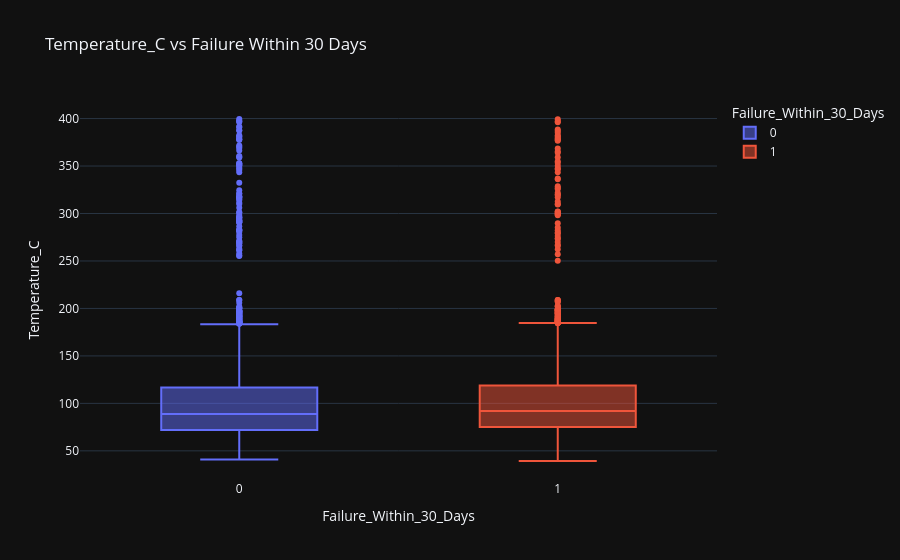
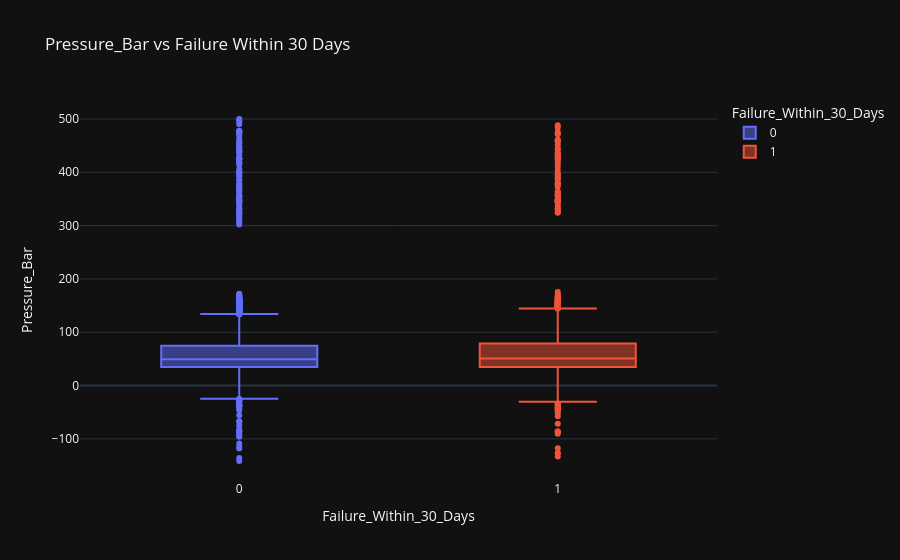
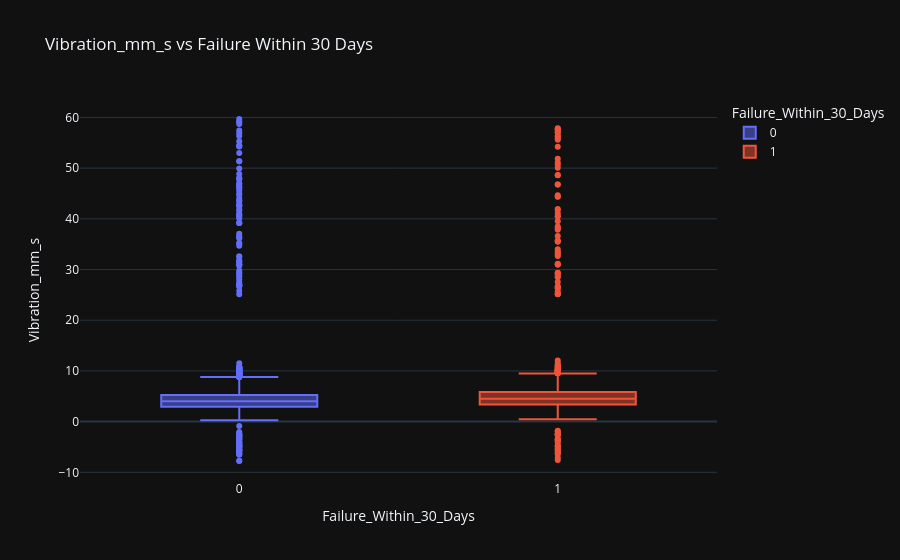
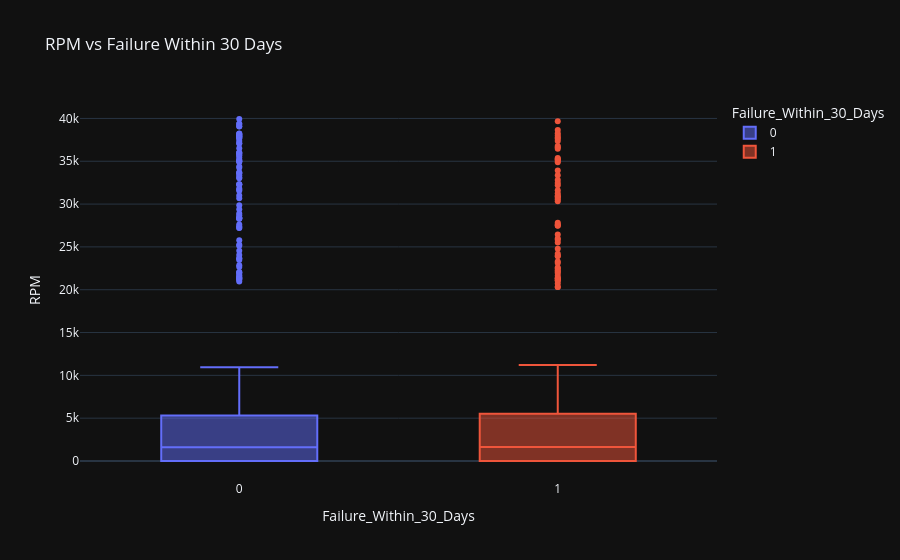

The notebook cell these images were saved under, in order:
### Markdown cell above
## Sensor readings vs failure outcome

### Code cell
for col in ['Temperature_C', 'Pressure_Bar', 'Vibration_mm_s', 'RPM']:
    fig = px.box(df, x='Failure_Within_30_Days', y=col, color='Failure_Within_30_Days',
                 title=f'{col} vs Failure Within 30 Days')
    fig.show()

### Figure 1 — Plotly figure (JSON) as saved in the notebook; plotly's stock layout.template omitted (floating-point values rounded to 4 significant figures; data arrays with more than 128 entries replaced by an {"elided": "..."} marker saying what was removed)
{"data": [{"alignmentgroup": "True", "hovertemplate": "Failure_Within_30_Days=%{x}<br>Temperature_C=%{y}<extra></extra>", "legendgroup": "0", "marker": {"color": "#636efa"}, "name": "0", "notched": false, "offsetgroup": "0", "orientation": "v", "showlegend": true, "type": "box", "x": {"elided": "13285 int values"}, "x0": " ", "xaxis": "x", "y": {"elided": "13285 float values"}, "y0": " ", "yaxis": "y"}, {"alignmentgroup": "True", "hovertemplate": "Failure_Within_30_Days=%{x}<br>Temperature_C=%{y}<extra></extra>", "legendgroup": "1", "marker": {"color": "#EF553B"}, "name": "1", "notched": false, "offsetgroup": "1", "orientation": "v", "showlegend": true, "type": "box", "x": {"elided": "9155 int values"}, "x0": " ", "xaxis": "x", "y": {"elided": "9155 float values"}, "y0": " ", "yaxis": "y"}], "layout": {"boxmode": "overlay", "legend": {"title": {"text": "Failure_Within_30_Days"}, "tracegroupgap": 0}, "title": {"text": "Temperature_C vs Failure Within 30 Days"}, "xaxis": {"anchor": "y", "categoryarray": [0, 1], "categoryorder": "array", "domain": [0.0, 1.0], "title": {"text": "Failure_Within_30_Days"}}, "yaxis": {"anchor": "x", "domain": [0.0, 1.0], "title": {"text": "Temperature_C"}}}}

### Figure 2 — Plotly figure (JSON) as saved in the notebook; plotly's stock layout.template omitted (floating-point values rounded to 4 significant figures; data arrays with more than 128 entries replaced by an {"elided": "..."} marker saying what was removed)
{"data": [{"alignmentgroup": "True", "hovertemplate": "Failure_Within_30_Days=%{x}<br>Pressure_Bar=%{y}<extra></extra>", "legendgroup": "0", "marker": {"color": "#636efa"}, "name": "0", "notched": false, "offsetgroup": "0", "orientation": "v", "showlegend": true, "type": "box", "x": {"elided": "13285 int values"}, "x0": " ", "xaxis": "x", "y": {"elided": "13285 float values"}, "y0": " ", "yaxis": "y"}, {"alignmentgroup": "True", "hovertemplate": "Failure_Within_30_Days=%{x}<br>Pressure_Bar=%{y}<extra></extra>", "legendgroup": "1", "marker": {"color": "#EF553B"}, "name": "1", "notched": false, "offsetgroup": "1", "orientation": "v", "showlegend": true, "type": "box", "x": {"elided": "9155 int values"}, "x0": " ", "xaxis": "x", "y": {"elided": "9155 float values"}, "y0": " ", "yaxis": "y"}], "layout": {"boxmode": "overlay", "legend": {"title": {"text": "Failure_Within_30_Days"}, "tracegroupgap": 0}, "title": {"text": "Pressure_Bar vs Failure Within 30 Days"}, "xaxis": {"anchor": "y", "categoryarray": [0, 1], "categoryorder": "array", "domain": [0.0, 1.0], "title": {"text": "Failure_Within_30_Days"}}, "yaxis": {"anchor": "x", "domain": [0.0, 1.0], "title": {"text": "Pressure_Bar"}}}}

### Figure 3 — Plotly figure (JSON) as saved in the notebook; plotly's stock layout.template omitted (floating-point values rounded to 4 significant figures; data arrays with more than 128 entries replaced by an {"elided": "..."} marker saying what was removed)
{"data": [{"alignmentgroup": "True", "hovertemplate": "Failure_Within_30_Days=%{x}<br>Vibration_mm_s=%{y}<extra></extra>", "legendgroup": "0", "marker": {"color": "#636efa"}, "name": "0", "notched": false, "offsetgroup": "0", "orientation": "v", "showlegend": true, "type": "box", "x": {"elided": "13285 int values"}, "x0": " ", "xaxis": "x", "y": {"elided": "13285 float values"}, "y0": " ", "yaxis": "y"}, {"alignmentgroup": "True", "hovertemplate": "Failure_Within_30_Days=%{x}<br>Vibration_mm_s=%{y}<extra></extra>", "legendgroup": "1", "marker": {"color": "#EF553B"}, "name": "1", "notched": false, "offsetgroup": "1", "orientation": "v", "showlegend": true, "type": "box", "x": {"elided": "9155 int values"}, "x0": " ", "xaxis": "x", "y": {"elided": "9155 float values"}, "y0": " ", "yaxis": "y"}], "layout": {"boxmode": "overlay", "legend": {"title": {"text": "Failure_Within_30_Days"}, "tracegroupgap": 0}, "title": {"text": "Vibration_mm_s vs Failure Within 30 Days"}, "xaxis": {"anchor": "y", "categoryarray": [0, 1], "categoryorder": "array", "domain": [0.0, 1.0], "title": {"text": "Failure_Within_30_Days"}}, "yaxis": {"anchor": "x", "domain": [0.0, 1.0], "title": {"text": "Vibration_mm_s"}}}}

### Figure 4 — Plotly figure (JSON) as saved in the notebook; plotly's stock layout.template omitted (floating-point values rounded to 4 significant figures; data arrays with more than 128 entries replaced by an {"elided": "..."} marker saying what was removed)
{"data": [{"alignmentgroup": "True", "hovertemplate": "Failure_Within_30_Days=%{x}<br>RPM=%{y}<extra></extra>", "legendgroup": "0", "marker": {"color": "#636efa"}, "name": "0", "notched": false, "offsetgroup": "0", "orientation": "v", "showlegend": true, "type": "box", "x": {"elided": "13285 int values"}, "x0": " ", "xaxis": "x", "y": {"elided": "13285 float values"}, "y0": " ", "yaxis": "y"}, {"alignmentgroup": "True", "hovertemplate": "Failure_Within_30_Days=%{x}<br>RPM=%{y}<extra></extra>", "legendgroup": "1", "marker": {"color": "#EF553B"}, "name": "1", "notched": false, "offsetgroup": "1", "orientation": "v", "showlegend": true, "type": "box", "x": {"elided": "9155 int values"}, "x0": " ", "xaxis": "x", "y": {"elided": "9155 float values"}, "y0": " ", "yaxis": "y"}], "layout": {"boxmode": "overlay", "legend": {"title": {"text": "Failure_Within_30_Days"}, "tracegroupgap": 0}, "title": {"text": "RPM vs Failure Within 30 Days"}, "xaxis": {"anchor": "y", "categoryarray": [0, 1], "categoryorder": "array", "domain": [0.0, 1.0], "title": {"text": "Failure_Within_30_Days"}}, "yaxis": {"anchor": "x", "domain": [0.0, 1.0], "title": {"text": "RPM"}}}}
